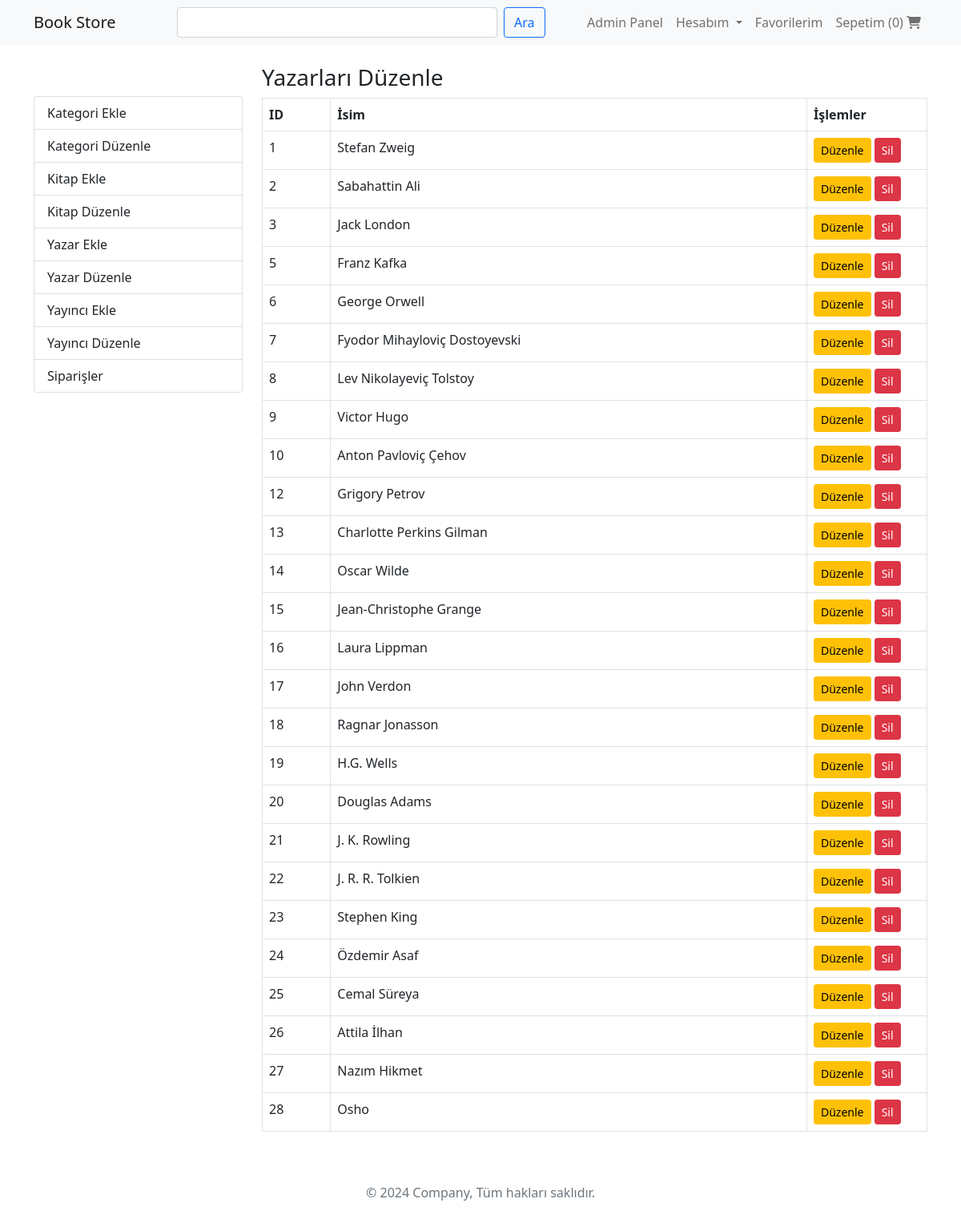
The page /edit-authors.php (signed in) on the database its author committed.
### tables this page shows
CREATE TABLE `authors` (
  `id` int(11) NOT NULL,
  `name` varchar(100) NOT NULL
);

### controllers/author-controller.php (called while the page is built, shortened)
<?php
require_once 'models/author.php';
class AuthorController
{
    private $author;
    public function __construct()
    {
        $database = new database();
        $db = $database->getConnection();
        $this->author = new Author($db);
    }
    public function getAll()
    {
        return $this->author->getAll();
    }
}

### models/author.php (called while the page is built, shortened)
<?php
class Author
{
    private $conn;
    public function __construct($conn)
    {
        $this->conn = $conn;
    }
    public function getAll()
    {
        $stmt = $this->conn->prepare("SELECT * FROM authors");
        $stmt->execute();
        $result = $stmt->get_result();
        return $result;
    }
}

### edit-authors.php (the view, shortened to what this page needs)
<?php
include "views/_header.php";
include "views/_navbar.php";
require_once 'controllers/author-controller.php';
$authorController = new AuthorController();
$authors = $authorController->getAll();
?>
<div class="container my-3">
    <div class="row">
        <div class="col-md-3 my-5">
            <?php include "views/_admin-menu.php"; ?>
        </div>
        <div class="col-md-9 my-2">
            <h3>Yazarları Düzenle</h3>
            <table class="table table-bordered">
                <thead>
                    <tr>
                        <th>ID</th>
                        <th>İsim</th>
                        <th style="width: 150px;">İşlemler</th>
                    </tr>
                </thead>
                <tbody>
                    <?php while ($item = $authors->fetch_assoc()) : ?>
                        <tr>
                            <td><?php echo $item["id"]; ?></td>
                            <td><?php echo htmlspecialchars($item['name'], ENT_QUOTES); ?></td>
                            <td>
                                <a href="edit-author.php?id=<?php echo $item["id"]; ?>" class="btn btn-warning btn-sm">Düzenle</a>
                                <a href="delete-author.php?id=<?php echo $item["id"]; ?>" class="btn btn-danger btn-sm" onclick="return confirm('Silmek istediğinize emin misiniz?');">Sil</a>
                            </td>
                        </tr>
                    <?php endwhile; ?>
                </tbody>
            </table>
        </div>
    </div>
</div>
<?php include "views/_footer.php"; ?>

### rows shown on the page
authors: id "1", name "Stefan Zweig"
authors: id "2", name "Sabahattin Ali"
authors: id "3", name "Jack London"
authors: id "5", name "Franz Kafka"
authors: id "6", name "George Orwell"
authors: id "7", name "Fyodor Mihayloviç Dostoyevski"
authors: id "8", name "Lev Nikolayeviç Tolstoy"
authors: id "9", name "Victor Hugo"
authors: id "10", name "Anton Pavloviç Çehov"
authors: id "12", name "Grigory Petrov"
authors: id "13", name "Charlotte Perkins Gilman"
authors: id "14", name "Oscar Wilde"
authors: id "15", name "Jean-Christophe Grange"
authors: id "16", name "Laura Lippman"
authors: id "17", name "John Verdon"
authors: id "18", name "Ragnar Jonasson"
authors: id "19", name "H.G. Wells"
authors: id "20", name "Douglas Adams"
authors: id "21", name "J. K. Rowling"
authors: id "22", name "J. R. R. Tolkien"
authors: id "23", name "Stephen King"
authors: id "24", name "Özdemir Asaf"
authors: id "25", name "Cemal Süreya"
authors: id "26", name "Attila İlhan"
authors: id "27", name "Nazım Hikmet"
authors: id "28", name "Osho"

### other values the page prints
count($items) "0"
